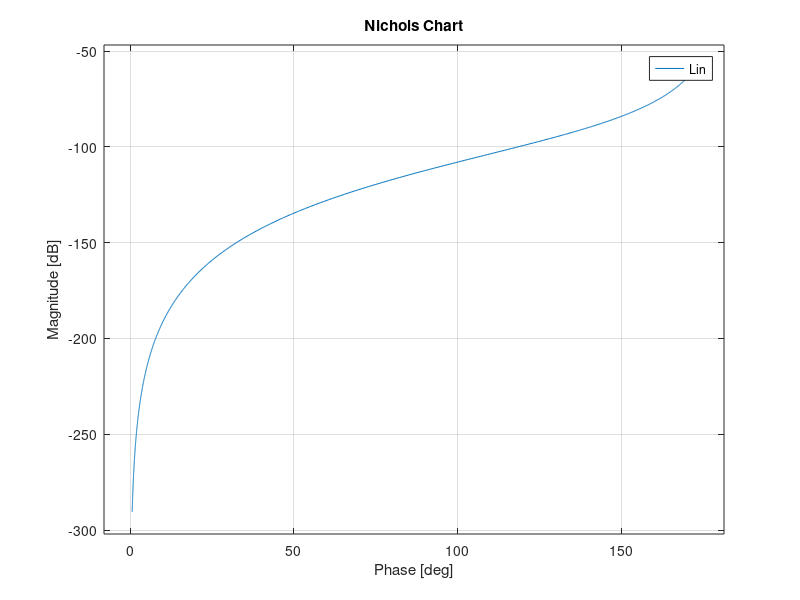

Recreate this plot in MATLAB. (Note: this script raises an error after producing the figure.)
s=tf('s');
Gp=10/(s*(s+50)^2);
pole(Gp);
Kp=10/2500;
Gs=2;
Ga=-3;
Gd=1;
Gr=1;
Da0=222*10^-2;
as=2*10^-3;

wsm=2000;
Kd=1;
R0=1;

Gf=1/(Kd*Gs);

MTHF=10^-5*Gs/as;
MTHFdb=20*log10(MTHF);

wh=wsm*10^(MTHFdb/40);

tr=0.1;
ts5=1;
alpha=0.05;

smor=sqrt(log(0.10)^2/(pi^2+log(0.10)^2));
Tp=1/(2*smor*sqrt(1-smor^2));
Tpdb=20*log10(Tp);
Sp=2*smor*sqrt(2+4*smor^2+2*sqrt(1+8*smor^2))/(sqrt(1+8*smor^2)+4*smor^2-1);
Spdb=20*log10(Sp);
wcMIN1=(pi-acos(smor))*sqrt(sqrt(1+4*smor^4)-2*smor^2)/(sqrt(1-smor^2))/tr;
wcMIN2=-log(alpha)*sqrt(sqrt(1+4*smor^4)-2*smor^2)/smor/ts5;

Kc=-1;
Gc=Kc/s;

Lin=minreal(zpk(Gc*Ga*Gp*Gs*Gf));

figure(1)
nichols(Lin)
hold on

figure(1)
myngridst(Tp,Sp)
hold on

wcdes=25;

wnormz=100;
z=wcdes/wnormz;
Rz=1+s/z;

Gc=Gc*Rz;

Lin=minreal(zpk(Gc*Ga*Gp*Gs*Gf));

figure(1)
nichols(Lin)
hold on

md=16;
wnormd=0.55;
zd=wcdes/wnormd;

Rd=(1+s/zd)/(1+s/(md*zd));

Gc=Gc*Rd;

% 
% figure(3)
% bodemag(T)
% hold on



Lin=minreal(zpk(Gc*Ga*Gp*Gs*Gf));

figure(1)
nichols(Lin)
hold on

Kc=10^(55.1/20);

Gc=Gc*Kc;

Lfin=minreal(zpk(Gc*Ga*Gp*Gs*Gf));

figure(1)
nichols(Lfin)
hold on

T=Lfin/(1+Lfin);
time=[0:0.1/100:2];

figure(2)
step(T/(Gs*Gf),time)
hold on

MTHFdb
[mgt,pht]=bode(T,2000);
20*log10(mgt)
